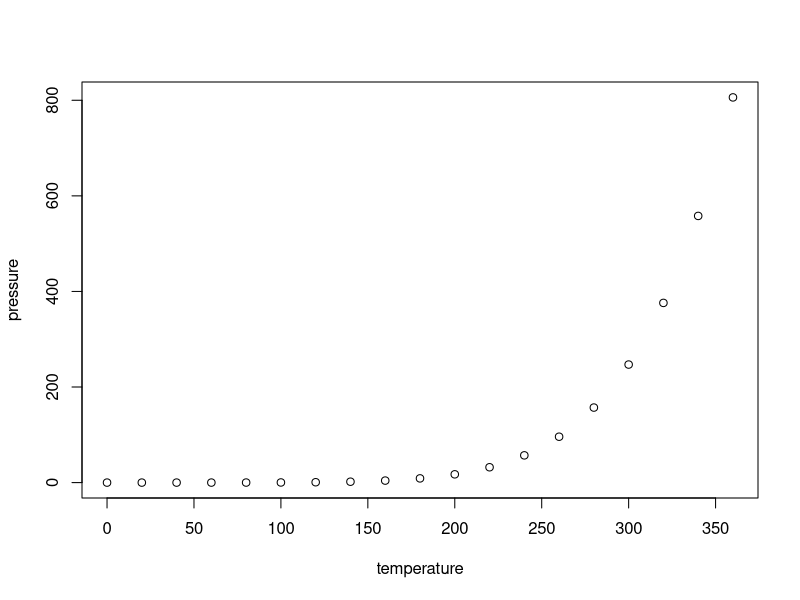
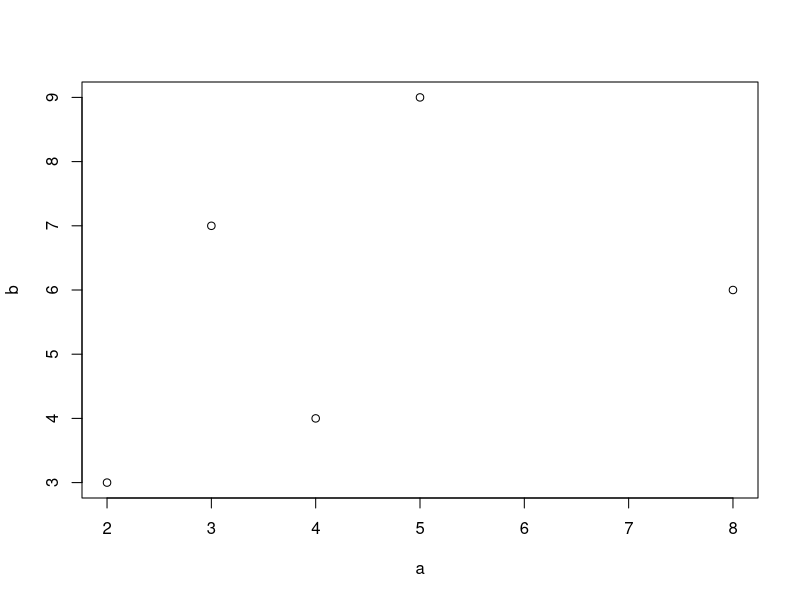
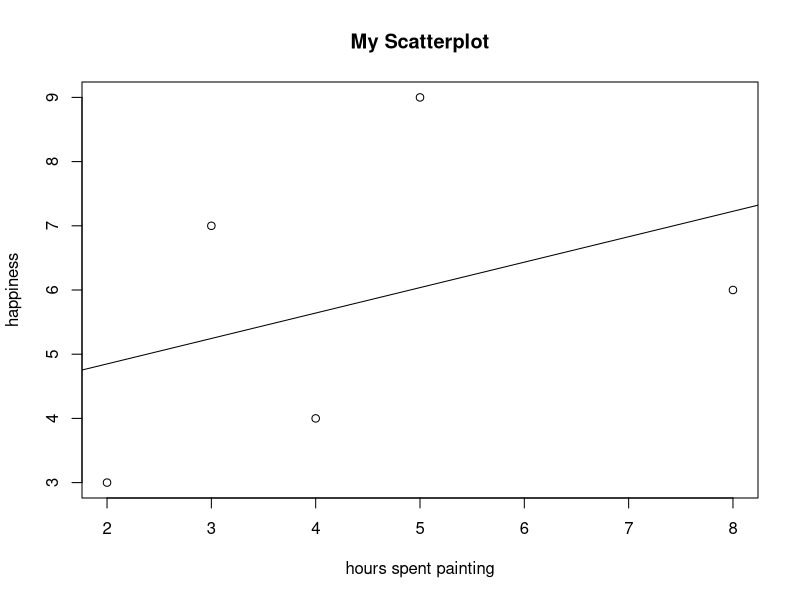

These figures' R source, in order:
## ---- chunk 1
knitr::opts_chunk$set(echo = TRUE)
## ---- chunk 2
summary(cars)
## ---- chunk 3
plot(pressure)
## ---- chunk 4
a <- c(2,4,3,8,5)
b <- c(3,4,7,6,9)
plot (a,b)
plot (a,b, main = "My Scatterplot", xlab = "hours spent painting", ylab = "happiness")
abline(lm(b~a))

